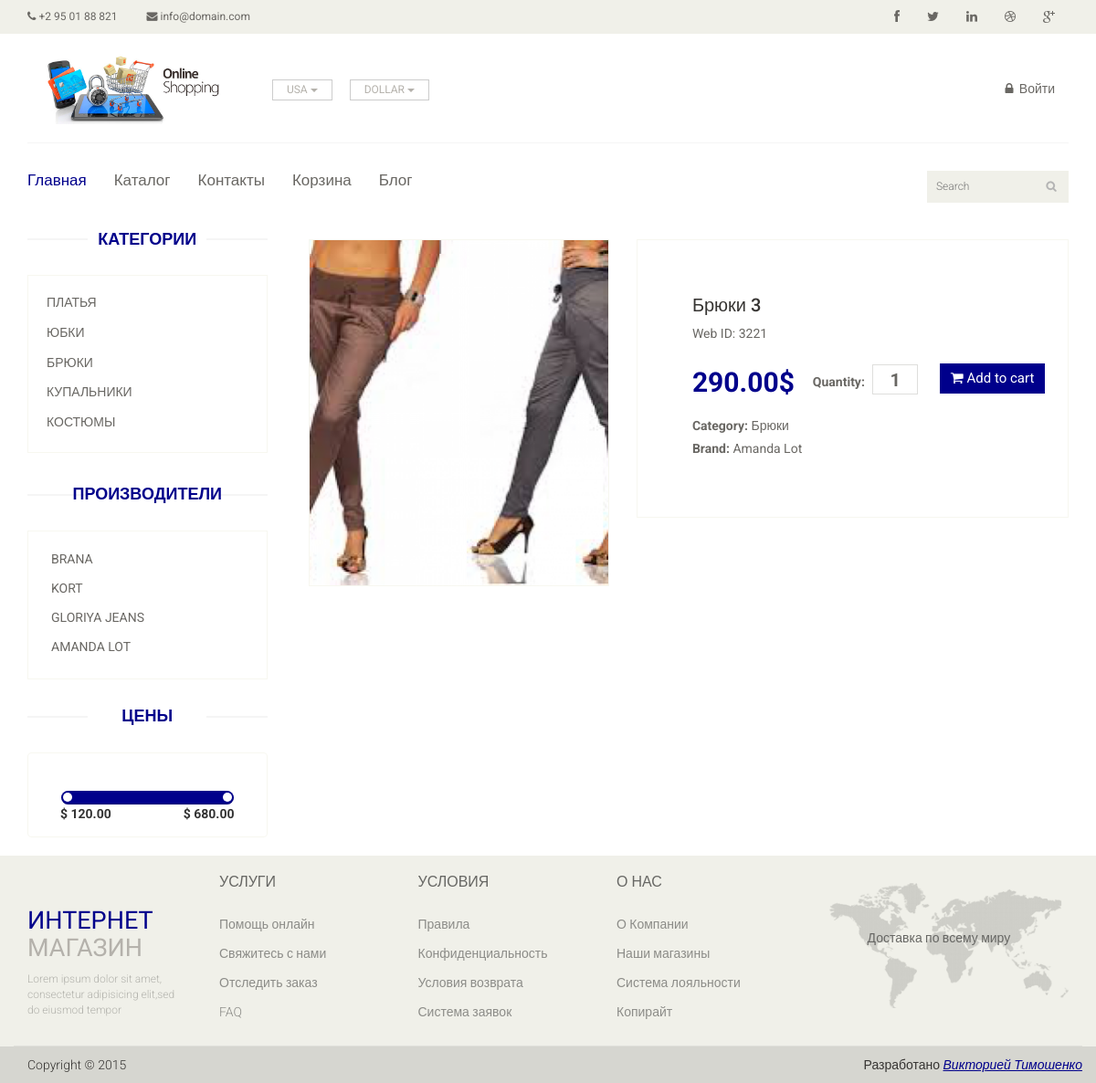
/index.php?controller=product&id=14, run on the app's committed database.
### tables this page shows
CREATE TABLE IF NOT EXISTS `category` (
  `id` int(11) NOT NULL AUTO_INCREMENT,
  `active` tinyint(1) NOT NULL,
  PRIMARY KEY (`id`)
);

CREATE TABLE IF NOT EXISTS `category_lang` (
  `id` int(11) NOT NULL AUTO_INCREMENT,
  `id_lang` int(11) NOT NULL,
  `id_object` int(11) NOT NULL,
  `name` varchar(64) NOT NULL,
  PRIMARY KEY (`id`)
);

CREATE TABLE IF NOT EXISTS `brand` (
  `id` int(11) NOT NULL AUTO_INCREMENT,
  `name` varchar(64) NOT NULL,
  `active` tinyint(1) NOT NULL,
  PRIMARY KEY (`id`)
);

CREATE TABLE IF NOT EXISTS `product_image` (
  `id` int(11) NOT NULL AUTO_INCREMENT,
  `id_product` int(11) NOT NULL,
  `file` varchar(32) NOT NULL,
  `position` int(11) NOT NULL,
  PRIMARY KEY (`id`)
);

CREATE TABLE IF NOT EXISTS `product` (
  `id` int(11) NOT NULL AUTO_INCREMENT,
  `id_category` int(11) NOT NULL,
  `id_brand` int(11) NOT NULL,
  `price` float(6,2) NOT NULL,
  `articul` varchar(32) NOT NULL,
  `active` tinyint(1) NOT NULL,
  `add` datetime NOT NULL,
  PRIMARY KEY (`id`)
);

### public/templates/chunks/aside.php (the view, shortened to what the rows shown need)
<div class="left-sidebar">
    <h2>Категории</h2>
    <div class="panel-group category-products" id="accordian">
        <?php foreach ($this->aside_categories as $category) { ?>
            <div class="panel panel-default">
                <div class="panel-heading">
                    <h4 class="panel-title">
                        <a href="<?= App::getLink('Catalog', array('category' => $category->getId())) ?>">
                            <?= $category->name ?>
                        </a>
                    </h4>
                </div>
            </div>
        <?php } ?>
    </div>
    <div class="brands_products">
        <h2>Производители</h2>
        <div class="brands-name">
            <ul class="nav nav-pills nav-stacked">
                <?php foreach ($this->aside_brands as $brand) { ?>
                    <li><a href="<?= App::getLink('Catalog', array('brand' => $brand->getId())) ?>"><?= $brand->name ?></a></li>
                <?php } ?>
            </ul>
        </div>
    </div>
    <?php if (App::getController() != 'ProductController' && ($this->filter_price['min'] != $this->filter_price['max'])) { ?>
        <div class="price-range">
            <h2>Цены</h2>
        </div>
    <?php } ?>
</div>

### public/templates/product.php (shortened to what the rows shown need)
<!DOCTYPE html>
<html lang="en">
    <head>
        <?= $this->displayTemplate('chunks/meta'); ?>
    </head>
    <body>
        <div class="wrapper">
            <section>
                <div class="container">
                    <div class="row">
                        <div class="col-sm-3">
                            <?= $this->displayTemplate('chunks/aside'); ?>
                        </div>
                        <div class="col-sm-9 padding-right">
                            <div class="product-details">
                                <div class="col-sm-5">
                                    <div class="view-product">
                                        <?php if (count($this->product->images)) { ?>
                                            <img src="<?= App::siteURL("assets/images/products/{$this->product->images[0]->file}_329x380.png") ?>" alt="" />
                                        <?php } else { ?>
                                            <img src="<?= App::siteURL("assets/images/default_329x380.png") ?>" alt="" />
                                        <?php } ?>
                                    </div>
                                </div>
                                <div class="col-sm-7">
                                    <div class="product-information">
                                        <h2><?= $this->product->name ?></h2>
                                        <p>Web ID: <?= $this->product->articul ?></p>
								        <span>
									        <span><?= $this->product->price ?>$</span>
									        <label>Quantity:</label>
									        <input type="text" value="1" />
									        <button type="button" class="btn btn-fefault cart">
                                                <i class="fa fa-shopping-cart"></i>
                                                Add to cart
                                            </button>
                                        </span>
                                        <p><b>Category:</b> <?= $this->product->category->name ?></p>
                                        <p><b>Brand:</b> <?= $this->product->brand->name ?></p>
                                    </div>
                                </div>
                            </div>
                        </div>
                    </div>
                </div>
            </section>
            <?= $this->displayTemplate('chunks/footer') ?>
        </div>
    </body>
</html>

### data on the page
category: name "ПЛАТЬЯ"
category: name "ЮБКИ"
category: name "БРЮКИ"
category: name "КУПАЛЬНИКИ"
category: category_lang.name "КОСТЮМЫ"
brand: name "BRANA"
brand: name "KORT"
brand: name "GLORIYA JEANS"
brand: name "AMANDA LOT"
product_image: file (picture)
product: articul "3221", price "290.00"

### other printed values
$this->filter_price['min'] "120.00"
$this->filter_price['max'] "680.00"
$this->product->name "Брюки 3"
$this->product->category->name "Брюки"
$this->product->brand->name "Amanda Lot"
